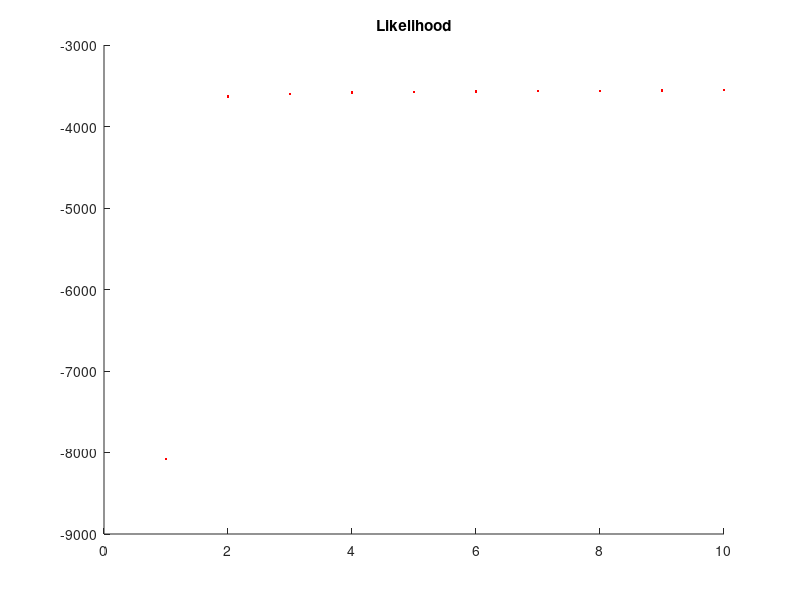
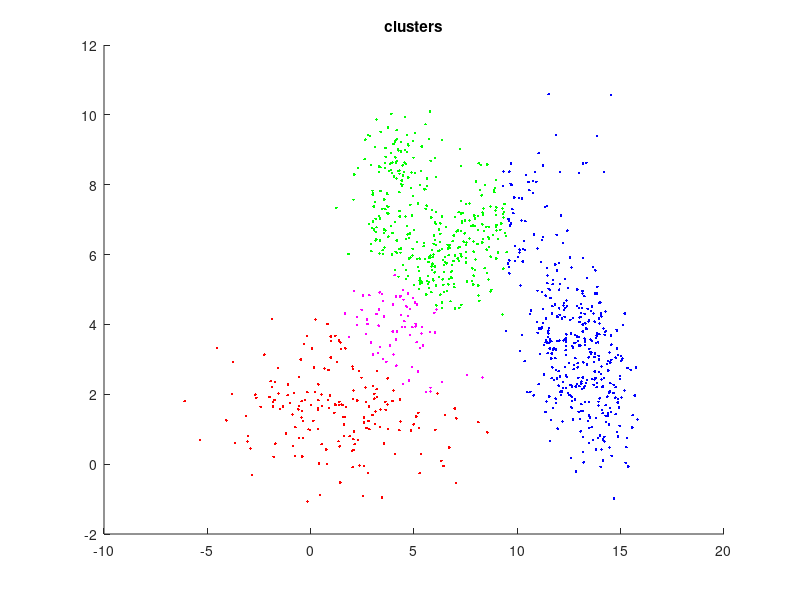

Here is the MATLAB script that generated these plots, in order:
clc;
clear;
M=4;%number of clusters
N=1000;%data set
k=2;%2 dimision
load GMD.dat;
x=GMD';%input data

%initiate
%pai
%a=[1/4;1/4;1/4;1/4]';
a = [2/5;1/5;1/5;1/5];
%mu
%mu=[10,5,0,4;2,6,1,3];
mu = [9,5,1,5;3,5,1,4];
%sigma
cov(:,:,1)=[1 0;0 1];
cov(:,:,2)=[1 0;0 1];
cov(:,:,3)=[1 0;0 1];
cov(:,:,4)=[1 0;0 1];
figure(1),hold on;


%EM algorithm
count=0;%Iteration
 
interation=10;
%fvalue=zeros(1,interation);
while 1
    %posterior probability density 
    Znk_p=zeros(M,N);%posterior
     for i=1:M
         mu_i=mu(:,i);
         cov_i=cov(:,:,i);
         for j=1:N
             p_i=exp(-0.5*(x(:,j)-mu_i)'/cov_i*(x(:,j)-mu_i));%gaussian distribution
             Znk_p(i,j)=p_i;
         end
         Znk_p(i,:)=Znk_p(i,:)/sqrt(det(cov_i)); 
     end
     Znk_p=Znk_p*(2*pi)^(-k/2);
     
    %E step
    Znk=zeros(M,N);%probability
    an=zeros(1,M);%Gaussian function value 
    an_sum=0;
    for j=1:N
        for i=1:M
            an(1,i)=a(i)*Znk_p(i,j);
            an_sum=an_sum+an(1,i);
        end
        for i=1:M
            Znk(i,j)=an(1,i)/an_sum;
        end
        an_sum=0;
    end
    
    
    %M step
    %update posterior
    nk=zeros(1,M);
    for i=1:M
        for j=1:N
            nk(1,i)=nk(1,i)+Znk(i,j);
        end
    end
    a=nk/N;
    Znk_sum_mu=zeros(M,1);

    
    %update mu
    for i=1:M
        Znk_sum_mu=0;
        for j=1:N
            Znk_sum_mu=Znk_sum_mu+Znk(i,j)*x(:,j);
        end
        mu(:,i)=Znk_sum_mu/nk(i);
    end
    
    
    %update sigma
    for i=1:M
        Znk_sum_cov=zeros(k,k,M);
        for j=1:N
            Znk_sum_cov(:,:,i)=Znk_sum_cov(:,:,i)+Znk(i,j)*(x(:,j)-mu(:,i))*(x(:,j)-mu(:,i))';
        end
        cov(:,:,i)=Znk_sum_cov(:,:,i)/nk(i);
    end
    
    %log likelihood 
    tempf=sum(log(sum(Znk_p)));
    count=count+1;%iteriation time 
    plot(count,tempf,'r.'),title('Likelihood');
    
    %set iteration time 10,50,100
    if count>=interation
        break;
    end    
end

%take the result to find maximum posterior probability for each point 
a_final=a; 
mu_final=mu;
cov_final=cov;


% caculate maximum probability to each point 
% density function 
Znk_pd=zeros(M,N);
 for i=1:M
        mu_m=mu_final(:,i);
        cov_m=cov_final(:,:,i);
        for j=1:N
            p_m=exp(-0.5*(x(:,j)-mu_m)'/cov_m*(x(:,j)-mu_m));
            Znk_pd(i,j)=p_m;
        end
        Znk_pd(i,:)=Znk_pd(i,:)/sqrt(det(cov_m));
 end
 
 %posterior probability 
 Znk_new=zeros(M,N);
 m=zeros(1,M);
 m_sum=0;
 for j=1:N
     for i=1:M
         m(1,i)=a_final(i)*Znk_pd(i,j);
         m_sum=m_sum+m(1,i);
     end
     for i=1:M
         Znk_new(i,j)=m(1,i)/sum(m);
     end
 end
 cluster=zeros(1,N);
 
 %use the maximum posterior probability for each data to assign cluster
 for a=1:N
     ss=Znk_new(:,a);
   [s,b]=max(ss);
   cluster(1,a)=b;
 end
 
 %assign different color to each cluster
 figure(2),hold on
 for p=1:N
    if cluster(1,p)==1
        plot(x(1,p),x(2,p),'b.'),title('clusters');
    elseif cluster(1,p)==2
        plot(x(1,p),x(2,p),'g.'),title('clusters');
    elseif cluster(1,p)==3
        plot(x(1,p),x(2,p),'r.'),title('clusters');
    elseif cluster(1,p)==4
        plot(x(1,p),x(2,p),'m.'),title('clusters');
    end
        
 end
 hold off
 
 %show results 
disp('a_final=');  disp(a_final);
disp('mu_final='); disp(mu_final);
disp('cov_final=');disp(cov_final);


